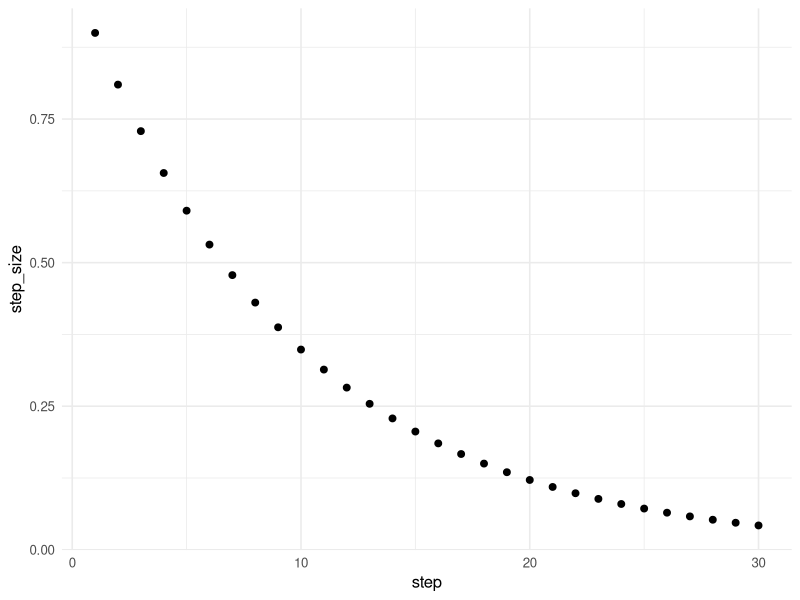
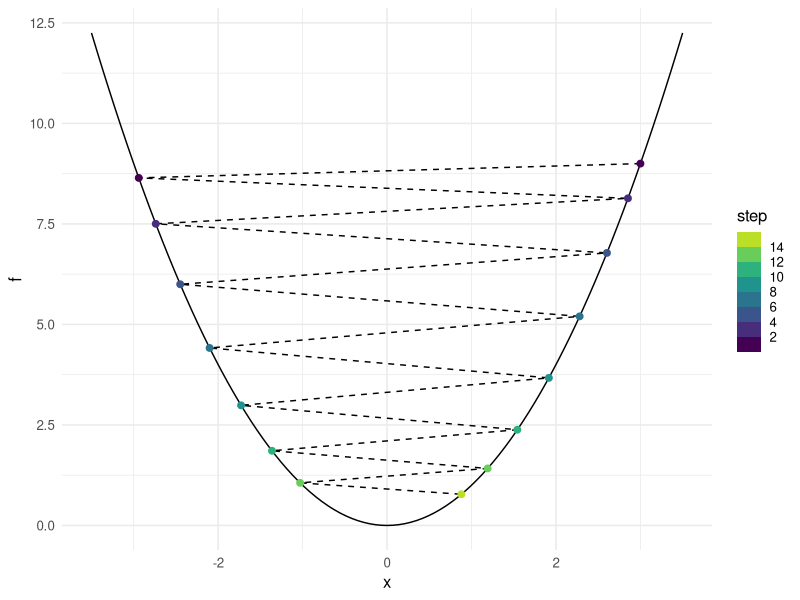
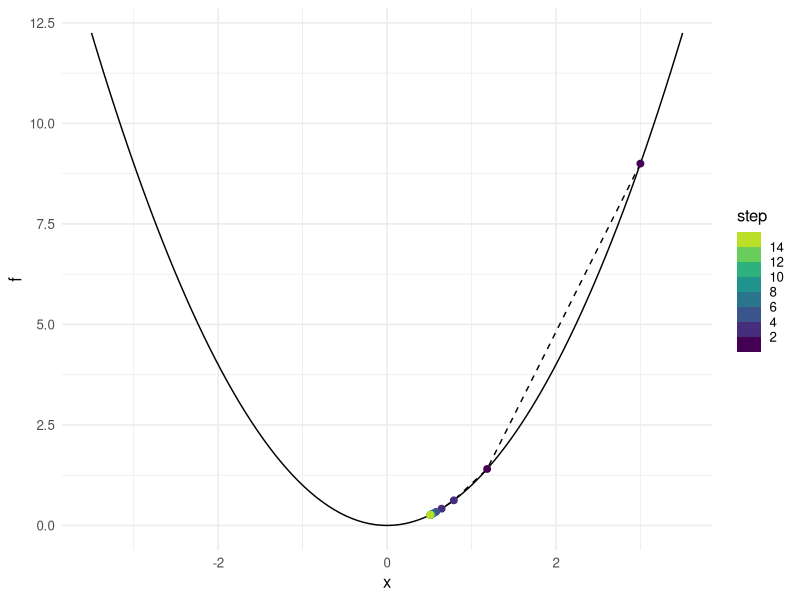
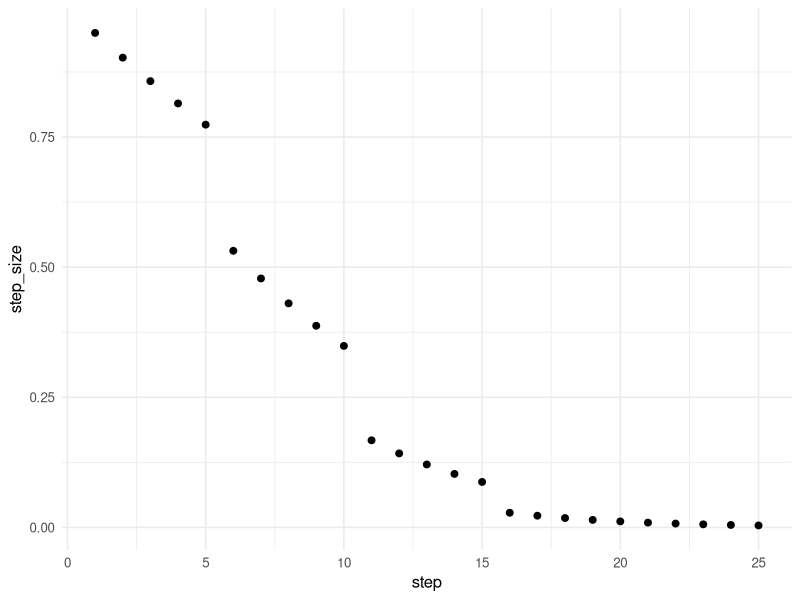
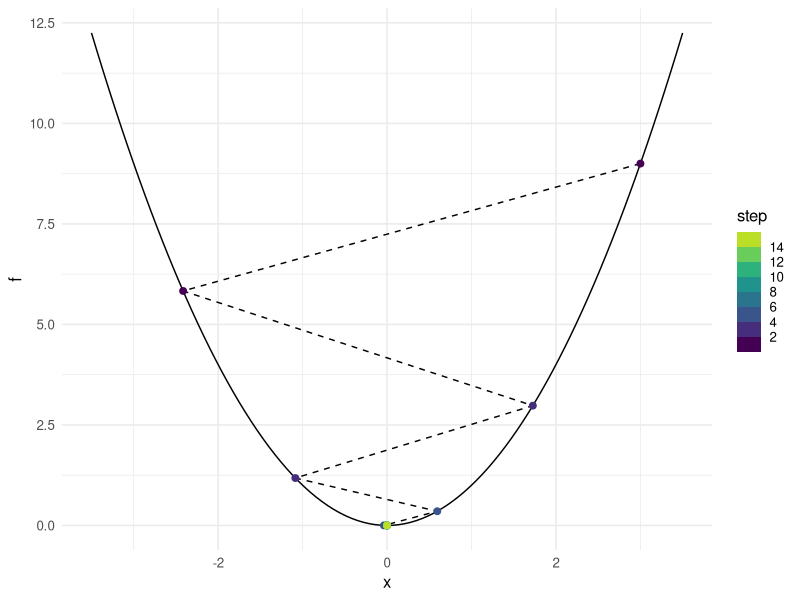
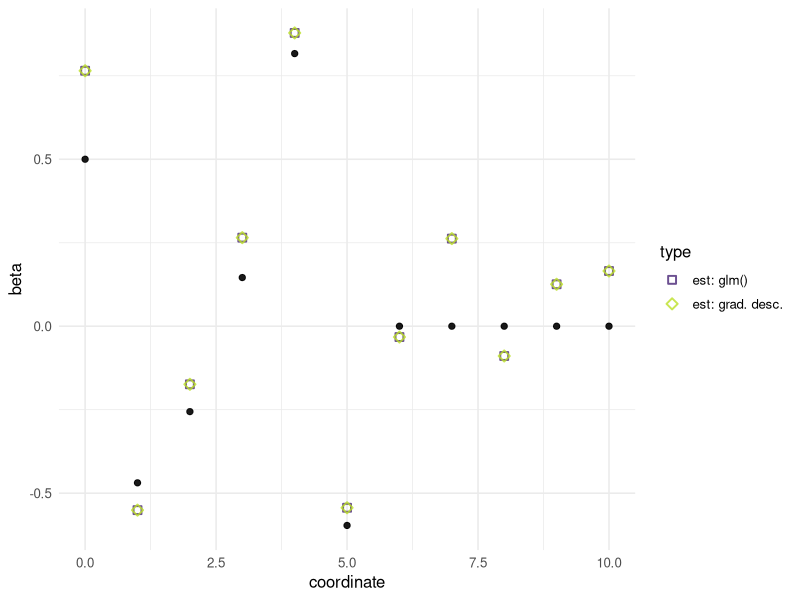
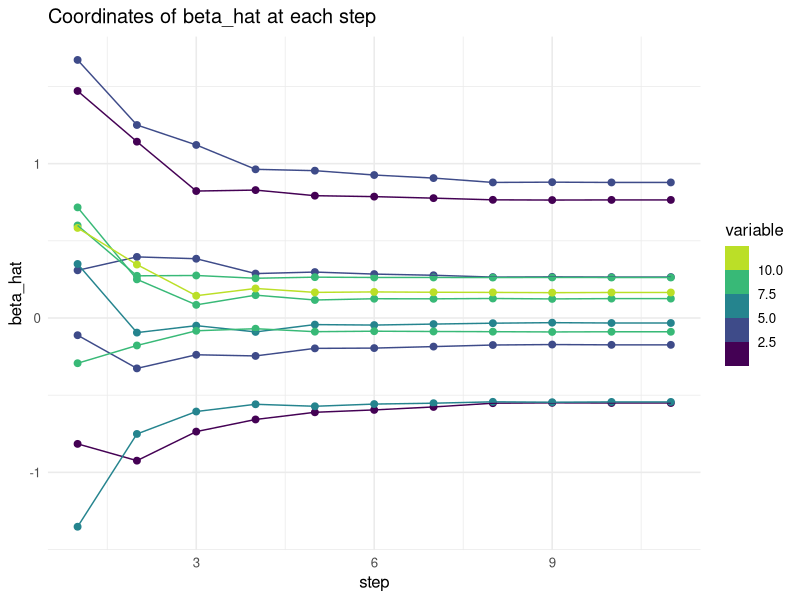
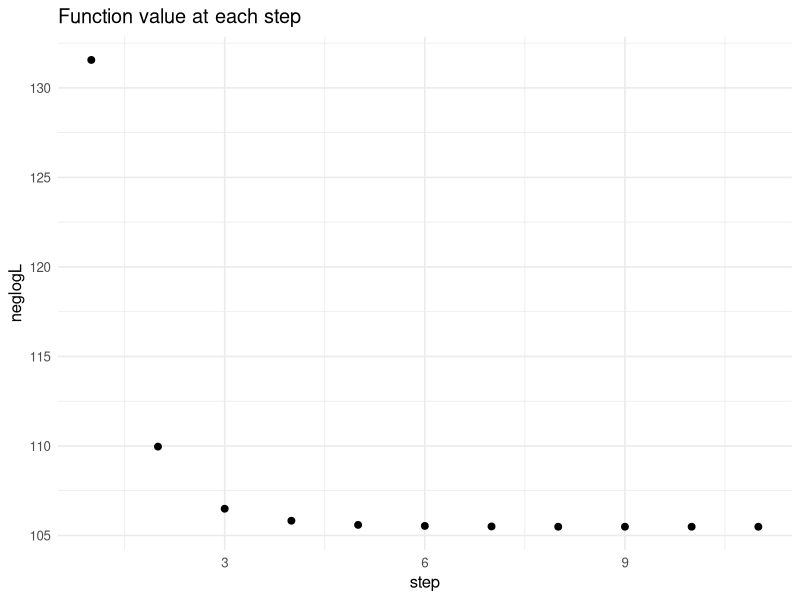

Source code (R) for these figures, in order:
## ---- chunk 1
knitr::opts_chunk$set(echo = TRUE)
library(tidyverse)
theme_set(theme_minimal(base_size = 12))
## ---- chunk 2
# Function to minimize
f <- function(x) x^4
# Derivative (because it's univariate)
grad_f <- function(x) 4 * x^3
xn <- 1 # starting point
fn <- f(xn)
step_size <- .1
for (step in 1:5) {
  # Update step
  xn <- xn - step_size * grad_f(xn)
  # Show results
  cat(paste0("At step ", step,
             ", xn = ", round(xn, 5),
             " and f(xn) = ", round(f(xn), 5)), "\n")
}
## ---- chunk 3
gamma <- .9
data.frame(step = 1:30) |> 
  mutate(step_size = gamma^step) |>
  ggplot(aes(x = step, y = step_size)) + geom_point(size = 2)
## ---- chunk 4
f <- function(x) x^2 # Function to optimize
grad_f <- function(x) 2 * x # Gradient of f
max_steps <- 15
x0 <- 3 # starting point
gamma <- .995
# ... (rest of the code not displayed)
## ---- chunk 5
# Tracking the path for plotting
xnext <- x0
algorithm_path <- 
  data.frame(step = 1:max_steps,
             x = numeric(max_steps),
             f = numeric(max_steps))
step <- 1
algorithm_path$x[step] <- xnext
algorithm_path$f[step] <- f(xnext)
# Main loop of gradient descent
while (step < max_steps) {
  xlast <- xnext
  step <- step + 1
  # Updating x, notice the step size
  xnext <- xlast - gamma^step * grad_f(xlast)
  # Tracking x and f(x) for plot
  algorithm_path$x[step] <- xnext
  algorithm_path$f[step] <- f(xnext)
}
## ---- chunk 6
ggplot() +
  xlim(-x0 -.5, x0 +.5) +
  # Show f(x)
  geom_function(fun = f) + 
  # Show alg. path
 geom_path(aes(x, f), linetype = "dashed",
    data = algorithm_path) + 
 geom_point(aes(x, f, color = step),
    data = algorithm_path, size = 2) +
  scale_color_binned(type = "viridis", n.breaks = 8, end = .9)
## ---- chunk 7
gamma <- .55
## ---- chunk 8
algorithm_path <- 
  data.frame(step = 1:max_steps,
             x = numeric(max_steps),
             f = numeric(max_steps))
step <- 1
algorithm_path$x[step] <- x0
algorithm_path$f[step] <- f(x0)
while (step < max_steps) {
  xlast <- algorithm_path$x[step]
  step <- step + 1
  xnext <- xlast - gamma^step * grad_f(xlast)
  algorithm_path$x[step] <- xnext
  algorithm_path$f[step] <- f(xnext)
}
ggplot() +
  xlim(-x0 -.5, x0 +.5) +
  geom_function(fun = f) + 
 geom_path(aes(x, f), linetype = "dashed",
    data = algorithm_path) + 
 geom_point(aes(x, f, color = step),
    data = algorithm_path, size = 2) +
  scale_color_binned(type = "viridis", n.breaks = 8, end = .9)
## ---- chunk 9
grad_f(xnext) # numerically close to zero?
## ---- chunk 10
gamma^step * grad_f(xnext)
## ---- chunk 11
gamma <- c(rep(.95, 5), rep(.9, 5), rep(.85, 5), rep(.8, 10))
data.frame(step = 1:25, gamma = gamma) |> 
  mutate(step_size = gamma^step) |>
  ggplot(aes(x = step, y = step_size)) + geom_point(size = 2)
## ---- chunk 12
# Tracking the path for plotting
algorithm_path <- 
  data.frame(step = 1:max_steps,
             x = numeric(max_steps),
             f = numeric(max_steps))
step <- 1
algorithm_path$x[step] <- x0
algorithm_path$f[step] <- f(x0)
# Main loop of gradient descent
while (step < max_steps) {
  xlast <- algorithm_path$x[step]
  step <- step + 1
  # Updating x, notice the step size
  xnext <- xlast - gamma[step]^step * grad_f(xlast)
  # Tracking x and f(x) for plot
  algorithm_path$x[step] <- xnext
  algorithm_path$f[step] <- f(xnext)
}
# Plot results
ggplot() +
  xlim(-x0-.5, x0+.5) +
  # Show f(x)
  geom_function(fun = f) + 
  # Show alg. path
 geom_path(aes(x, f), linetype = "dashed",
    data = algorithm_path) + 
 geom_point(aes(x, f, color = step),
    data = algorithm_path, size = 2) +
  scale_color_binned(type = "viridis", n.breaks = 8, end = .9)
## ---- chunk 13
# See e.g. lecture slides 
neglogL <- function(X, Y, beta) {
  Xbeta <- X %*% beta
  expXbeta <- exp(-Xbeta)
  exp_ratio <- 1/(1+expXbeta)
  -sum(Y * log(exp_ratio) + (1-Y) * log(1-exp_ratio))
}
## ---- chunk 14
# Note: This value of h is chosen to be
# on the order of magnitude of the cube-root
# of .Machine$double.eps, which helps avoid
# some numerical approximation errors
numeric_grad <- function(X, Y, beta, h = 1e-06) {
  # Approximate each coordinate of the gradient
  numerator <- sapply(1:length(beta), function(j) {
    H <- rep(0, length(beta))
    H[j] <- h # step in coordinate j
    neglogL(X, Y, beta + H) - neglogL(X, Y, beta - H)
  })
  numerator / (2*h)
}
## ---- chunk 15
# Setting parameters
set.seed(1)
# Try changing some parameters
n <- 200
p <- 10
sparsity <- p/2
nonzero_beta <- runif(sparsity, min = -1, max = 1)
# or, e.g. rep(1, sparsity), runif(sparsity, min = -1, max = 1)
true_beta <- c(.5, nonzero_beta, rep(0, p - sparsity))
## ---- chunk 16
# Generating simulated data
X <- cbind(rep(1, n), matrix(rnorm(n*p), nrow = n))
mu <- X %*% true_beta
px <- exp(mu)/(1+exp(mu))
Y <- rbinom(n, 1, prob = px)
train_ld <- data.frame(y = as.factor(Y), x = X)
fit_glm <- glm(Y ~ X-1, family = "binomial")
# to compare with our results later
## ---- chunk 17
max_steps <- 50 # try ~3 for comparison
beta_prev2 <- rnorm(ncol(X)) # random start
#beta_prev2 <- c(mean(Y), cor(X[,-1], Y)) # "warm" start
grad_prev2 <- numeric_grad(X, Y, beta_prev2)
beta_prev1 <- beta_prev2 + 0.1 * grad_prev2 / sqrt(sum(grad_prev2^2))
grad_prev1 <- numeric_grad(X, Y, beta_prev1)
previous_loss <- neglogL(X, Y, beta_prev2)
next_loss <- neglogL(X, Y, beta_prev1)
steps <- 1
## ---- chunk 18
# Store coefficient path
beta_mat <- rbind(beta_prev2,
                  beta_prev1,
                  matrix(0, nrow = max_steps - 1, ncol = ncol(X)))
rownames(beta_mat) <- NULL
beta_path <- data.frame(step = 0:max_steps,
                        neglogL = c(previous_loss, next_loss, rep(0, max_steps - 1)),
                        b = beta_mat) |>
  rename_with(~str_remove(.x, 'b.'))
## ---- chunk 19
tol <- 1e-5 # (error) tolerance
while (abs(previous_loss - next_loss) > tol) {
  # Compute BB step size
  grad_diff <- grad_prev1 - grad_prev2
  step_BB <- sum((beta_prev1 - beta_prev2) * grad_diff) / sum(grad_diff^2)
  beta_prev2 <- beta_prev1
  
  # Update step
  beta_prev1 <- beta_prev1 - abs(step_BB) * grad_prev1
  
  # Shift previous steps
  grad_prev2 <- grad_prev1
  grad_prev1 <- numeric_grad(X, Y, beta_prev1)  
  previous_loss <- next_loss
  next_loss <- neglogL(X, Y, beta_prev1)
  
  # Print loss every 5 steps, track path, control loop
  if (round(steps/5) == steps/5) print(previous_loss)
  steps <- steps + 1
  beta_path[steps, 2] <- next_loss
  beta_path[steps, 3:ncol(beta_path)] <- beta_prev1
  if (steps > max_steps) break
}
## ---- chunk 20
steps - 1 # not counting starting point
## ---- chunk 21
beta_plot_df <- data.frame(
  coordinate = 0:p,
  beta = c(true_beta, fit_glm |> coef(), beta_prev1),
  type = c(rep("true beta", p+1), rep("est: glm()", p+1), rep("est: grad. desc.", p+1)))
beta_plot_df |>
  filter(type != "true beta") |>
    ggplot(aes(coordinate,
               beta,
               color = type)) +
  geom_point(alpha = .8, size = 2, stroke = 1,
              aes(shape = type)) +
  scale_shape_manual(values = c(0, 5)) +
  geom_point(size = 1.8, color = "black", alpha = .9,
    data = beta_plot_df |> filter(type == "true beta")) + scale_color_viridis_d(begin = .1, end = .9, direction = 1)
## ---- chunk 22
beta_path <- beta_path[1:steps, ]
beta_long <- beta_path[-1, ] |>
  pivot_longer(cols = num_range("", 1:(p+1)),
               names_to = "variable",
               values_to = "beta_hat") |>
  mutate(variable = as.numeric(variable))
beta_long |>
  ggplot(aes(x = step,
             y = beta_hat,
             group = variable,
             color = variable)) +
  geom_point(size = 2) + 
  geom_line() + 
  scale_color_viridis_b(end = .9) +
  ggtitle("Coordinates of beta_hat at each step")
## ---- chunk 23
beta_path[-1, ] |>
  ggplot(aes(step, neglogL)) +
  geom_point(size = 2) +
  scale_x_continuous(breaks = (1:4) * floor(steps/4)) +
  ggtitle("Function value at each step")
## ---- chunk 24
distances <- sapply(2:steps, function(step) {
 sqrt(sum((beta_path[step, -c(1:2)] - beta_path[step-1, -c(1:2)])^2))
})
data.frame(step = 1:length(distances),
           distance = distances) |>
  ggplot(aes(step, distance)) + 
  scale_x_continuous(breaks = (1:4) * floor(steps/4)) +
  geom_point(size = 2) + ggtitle("Euclidean distance traversed per update")
